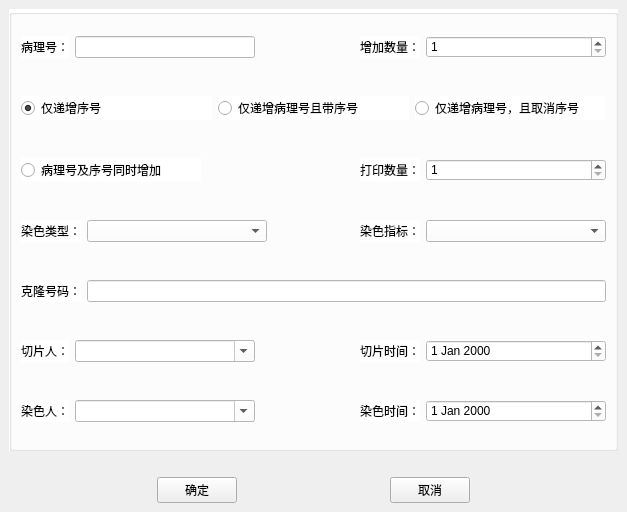
<?xml version="1.0" encoding="UTF-8"?>
<ui version="4.0">
 <class>newmoreimmuneslice</class>
 <widget class="QMainWindow" name="newmoreimmuneslice">
  <property name="geometry">
   <rect>
    <x>0</x>
    <y>0</y>
    <width>627</width>
    <height>512</height>
   </rect>
  </property>
  <property name="minimumSize">
   <size>
    <width>627</width>
    <height>512</height>
   </size>
  </property>
  <property name="maximumSize">
   <size>
    <width>627</width>
    <height>512</height>
   </size>
  </property>
  <property name="windowTitle">
   <string>MainWindow</string>
  </property>
  <widget class="QWidget" name="centralwidget">
   <layout class="QVBoxLayout" name="verticalLayout_4">
    <item>
     <layout class="QVBoxLayout" name="verticalLayout_3">
      <item>
       <widget class="QGroupBox" name="groupBox">
        <property name="styleSheet">
         <string notr="true">background-color: rgb(255, 255, 255);</string>
        </property>
        <property name="title">
         <string/>
        </property>
        <layout class="QVBoxLayout" name="verticalLayout_2">
         <item>
          <layout class="QVBoxLayout" name="verticalLayout">
           <item>
            <layout class="QHBoxLayout" name="horizontalLayout">
             <item>
              <widget class="QLabel" name="label">
               <property name="text">
                <string>病理号：</string>
               </property>
              </widget>
             </item>
             <item>
              <widget class="QLineEdit" name="lineEditBlNumber">
               <property name="minimumSize">
                <size>
                 <width>180</width>
                 <height>0</height>
                </size>
               </property>
               <property name="maximumSize">
                <size>
                 <width>180</width>
                 <height>16777215</height>
                </size>
               </property>
              </widget>
             </item>
             <item>
              <spacer name="horizontalSpacer_11">
               <property name="orientation">
                <enum>Qt::Horizontal</enum>
               </property>
               <property name="sizeHint" stdset="0">
                <size>
                 <width>40</width>
                 <height>20</height>
                </size>
               </property>
              </spacer>
             </item>
             <item>
              <widget class="QLabel" name="label_2">
               <property name="text">
                <string>增加数量：</string>
               </property>
              </widget>
             </item>
             <item>
              <widget class="QSpinBox" name="spinBoxNumber">
               <property name="minimumSize">
                <size>
                 <width>180</width>
                 <height>0</height>
                </size>
               </property>
               <property name="maximumSize">
                <size>
                 <width>180</width>
                 <height>16777215</height>
                </size>
               </property>
               <property name="prefix">
                <string/>
               </property>
               <property name="minimum">
                <number>1</number>
               </property>
               <property name="maximum">
                <number>1000000000</number>
               </property>
              </widget>
             </item>
            </layout>
           </item>
           <item>
            <spacer name="horizontalSpacer">
             <property name="orientation">
              <enum>Qt::Horizontal</enum>
             </property>
             <property name="sizeHint" stdset="0">
              <size>
               <width>40</width>
               <height>20</height>
              </size>
             </property>
            </spacer>
           </item>
           <item>
            <layout class="QHBoxLayout" name="horizontalLayout_2">
             <item>
              <widget class="QRadioButton" name="radioButtonAddBLNumber">
               <property name="text">
                <string>仅递增序号</string>
               </property>
               <property name="checked">
                <bool>true</bool>
               </property>
              </widget>
             </item>
             <item>
              <widget class="QRadioButton" name="radioButtonAddBlAndCode">
               <property name="text">
                <string>仅递增病理号且带序号</string>
               </property>
              </widget>
             </item>
             <item>
              <widget class="QRadioButton" name="radioButtonAddBlAndCancel">
               <property name="minimumSize">
                <size>
                 <width>180</width>
                 <height>0</height>
                </size>
               </property>
               <property name="text">
                <string>仅递增病理号，且取消序号</string>
               </property>
              </widget>
             </item>
            </layout>
           </item>
           <item>
            <spacer name="horizontalSpacer_2">
             <property name="orientation">
              <enum>Qt::Horizontal</enum>
             </property>
             <property name="sizeHint" stdset="0">
              <size>
               <width>40</width>
               <height>20</height>
              </size>
             </property>
            </spacer>
           </item>
           <item>
            <layout class="QHBoxLayout" name="horizontalLayout_3">
             <item>
              <widget class="QRadioButton" name="radioButtonAddAll">
               <property name="minimumSize">
                <size>
                 <width>180</width>
                 <height>0</height>
                </size>
               </property>
               <property name="maximumSize">
                <size>
                 <width>180</width>
                 <height>16777215</height>
                </size>
               </property>
               <property name="text">
                <string>病理号及序号同时增加</string>
               </property>
              </widget>
             </item>
             <item>
              <spacer name="horizontalSpacer_12">
               <property name="orientation">
                <enum>Qt::Horizontal</enum>
               </property>
               <property name="sizeHint" stdset="0">
                <size>
                 <width>40</width>
                 <height>20</height>
                </size>
               </property>
              </spacer>
             </item>
             <item>
              <widget class="QLabel" name="label_4">
               <property name="text">
                <string>打印数量：</string>
               </property>
              </widget>
             </item>
             <item>
              <widget class="QSpinBox" name="spinBoxPrintNumber">
               <property name="minimumSize">
                <size>
                 <width>180</width>
                 <height>0</height>
                </size>
               </property>
               <property name="maximumSize">
                <size>
                 <width>180</width>
                 <height>16777215</height>
                </size>
               </property>
               <property name="minimum">
                <number>1</number>
               </property>
               <property name="maximum">
                <number>1000000000</number>
               </property>
              </widget>
             </item>
            </layout>
           </item>
           <item>
            <spacer name="horizontalSpacer_3">
             <property name="orientation">
              <enum>Qt::Horizontal</enum>
             </property>
             <property name="sizeHint" stdset="0">
              <size>
               <width>40</width>
               <height>20</height>
              </size>
             </property>
            </spacer>
           </item>
           <item>
            <layout class="QHBoxLayout" name="horizontalLayout_5">
             <item>
              <widget class="QLabel" name="label_5">
               <property name="text">
                <string>染色类型：</string>
               </property>
              </widget>
             </item>
             <item>
              <widget class="QComboBox" name="comboBoxColorType">
               <property name="minimumSize">
                <size>
                 <width>180</width>
                 <height>0</height>
                </size>
               </property>
               <property name="maximumSize">
                <size>
                 <width>180</width>
                 <height>16777215</height>
                </size>
               </property>
              </widget>
             </item>
             <item>
              <spacer name="horizontalSpacer_13">
               <property name="orientation">
                <enum>Qt::Horizontal</enum>
               </property>
               <property name="sizeHint" stdset="0">
                <size>
                 <width>40</width>
                 <height>20</height>
                </size>
               </property>
              </spacer>
             </item>
             <item>
              <widget class="QLabel" name="label_6">
               <property name="text">
                <string>染色指标：</string>
               </property>
              </widget>
             </item>
             <item>
              <widget class="QComboBox" name="comboBoxColorIndex">
               <property name="minimumSize">
                <size>
                 <width>180</width>
                 <height>0</height>
                </size>
               </property>
               <property name="maximumSize">
                <size>
                 <width>180</width>
                 <height>16777215</height>
                </size>
               </property>
              </widget>
             </item>
            </layout>
           </item>
           <item>
            <spacer name="horizontalSpacer_4">
             <property name="orientation">
              <enum>Qt::Horizontal</enum>
             </property>
             <property name="sizeHint" stdset="0">
              <size>
               <width>40</width>
               <height>20</height>
              </size>
             </property>
            </spacer>
           </item>
           <item>
            <layout class="QHBoxLayout" name="horizontalLayout_4">
             <item>
              <widget class="QLabel" name="label_11">
               <property name="text">
                <string>克隆号码：</string>
               </property>
              </widget>
             </item>
             <item>
              <widget class="QLineEdit" name="lineEditClone"/>
             </item>
            </layout>
           </item>
           <item>
            <spacer name="horizontalSpacer_5">
             <property name="orientation">
              <enum>Qt::Horizontal</enum>
             </property>
             <property name="sizeHint" stdset="0">
              <size>
               <width>40</width>
               <height>20</height>
              </size>
             </property>
            </spacer>
           </item>
           <item>
            <layout class="QHBoxLayout" name="horizontalLayout_6">
             <item>
              <widget class="QLabel" name="label_7">
               <property name="text">
                <string>切片人：</string>
               </property>
              </widget>
             </item>
             <item>
              <widget class="QComboBox" name="comboBoxQPPeople">
               <property name="minimumSize">
                <size>
                 <width>180</width>
                 <height>0</height>
                </size>
               </property>
               <property name="maximumSize">
                <size>
                 <width>180</width>
                 <height>16777215</height>
                </size>
               </property>
               <property name="editable">
                <bool>true</bool>
               </property>
              </widget>
             </item>
             <item>
              <spacer name="horizontalSpacer_14">
               <property name="orientation">
                <enum>Qt::Horizontal</enum>
               </property>
               <property name="sizeHint" stdset="0">
                <size>
                 <width>40</width>
                 <height>20</height>
                </size>
               </property>
              </spacer>
             </item>
             <item>
              <widget class="QLabel" name="label_9">
               <property name="text">
                <string>切片时间：</string>
               </property>
              </widget>
             </item>
             <item>
              <widget class="QDateEdit" name="dateEditQPTime">
               <property name="minimumSize">
                <size>
                 <width>180</width>
                 <height>0</height>
                </size>
               </property>
               <property name="maximumSize">
                <size>
                 <width>180</width>
                 <height>16777215</height>
                </size>
               </property>
              </widget>
             </item>
            </layout>
           </item>
           <item>
            <spacer name="horizontalSpacer_6">
             <property name="orientation">
              <enum>Qt::Horizontal</enum>
             </property>
             <property name="sizeHint" stdset="0">
              <size>
               <width>40</width>
               <height>20</height>
              </size>
             </property>
            </spacer>
           </item>
           <item>
            <layout class="QHBoxLayout" name="horizontalLayout_7">
             <item>
              <widget class="QLabel" name="label_8">
               <property name="text">
                <string>染色人：</string>
               </property>
              </widget>
             </item>
             <item>
              <widget class="QComboBox" name="comboBoxRSPeople">
               <property name="minimumSize">
                <size>
                 <width>180</width>
                 <height>0</height>
                </size>
               </property>
               <property name="maximumSize">
                <size>
                 <width>180</width>
                 <height>16777215</height>
                </size>
               </property>
               <property name="editable">
                <bool>true</bool>
               </property>
              </widget>
             </item>
             <item>
              <spacer name="horizontalSpacer_15">
               <property name="orientation">
                <enum>Qt::Horizontal</enum>
               </property>
               <property name="sizeHint" stdset="0">
                <size>
                 <width>40</width>
                 <height>20</height>
                </size>
               </property>
              </spacer>
             </item>
             <item>
              <widget class="QLabel" name="label_10">
               <property name="text">
                <string>染色时间：</string>
               </property>
              </widget>
             </item>
             <item>
              <widget class="QDateEdit" name="dateEditRSTime">
               <property name="minimumSize">
                <size>
                 <width>180</width>
                 <height>0</height>
                </size>
               </property>
               <property name="maximumSize">
                <size>
                 <width>180</width>
                 <height>16777215</height>
                </size>
               </property>
              </widget>
             </item>
            </layout>
           </item>
          </layout>
         </item>
        </layout>
       </widget>
      </item>
      <item>
       <spacer name="horizontalSpacer_10">
        <property name="orientation">
         <enum>Qt::Horizontal</enum>
        </property>
        <property name="sizeHint" stdset="0">
         <size>
          <width>40</width>
          <height>20</height>
         </size>
        </property>
       </spacer>
      </item>
      <item>
       <layout class="QHBoxLayout" name="horizontalLayout_8">
        <item>
         <spacer name="horizontalSpacer_7">
          <property name="orientation">
           <enum>Qt::Horizontal</enum>
          </property>
          <property name="sizeHint" stdset="0">
           <size>
            <width>40</width>
            <height>20</height>
           </size>
          </property>
         </spacer>
        </item>
        <item>
         <widget class="QPushButton" name="pushButtonOk">
          <property name="text">
           <string>确定</string>
          </property>
         </widget>
        </item>
        <item>
         <spacer name="horizontalSpacer_8">
          <property name="orientation">
           <enum>Qt::Horizontal</enum>
          </property>
          <property name="sizeHint" stdset="0">
           <size>
            <width>40</width>
            <height>20</height>
           </size>
          </property>
         </spacer>
        </item>
        <item>
         <widget class="QPushButton" name="pushButtonCancel">
          <property name="text">
           <string>取消</string>
          </property>
         </widget>
        </item>
        <item>
         <spacer name="horizontalSpacer_9">
          <property name="orientation">
           <enum>Qt::Horizontal</enum>
          </property>
          <property name="sizeHint" stdset="0">
           <size>
            <width>40</width>
            <height>20</height>
           </size>
          </property>
         </spacer>
        </item>
       </layout>
      </item>
     </layout>
    </item>
   </layout>
  </widget>
 </widget>
 <tabstops>
  <tabstop>pushButtonOk</tabstop>
  <tabstop>spinBoxNumber</tabstop>
  <tabstop>radioButtonAddBLNumber</tabstop>
  <tabstop>radioButtonAddBlAndCode</tabstop>
  <tabstop>radioButtonAddBlAndCancel</tabstop>
  <tabstop>radioButtonAddAll</tabstop>
  <tabstop>spinBoxPrintNumber</tabstop>
  <tabstop>comboBoxColorType</tabstop>
  <tabstop>comboBoxColorIndex</tabstop>
  <tabstop>lineEditClone</tabstop>
  <tabstop>comboBoxQPPeople</tabstop>
  <tabstop>dateEditQPTime</tabstop>
  <tabstop>comboBoxRSPeople</tabstop>
  <tabstop>dateEditRSTime</tabstop>
  <tabstop>lineEditBlNumber</tabstop>
  <tabstop>pushButtonCancel</tabstop>
 </tabstops>
 <resources/>
 <connections/>
</ui>
